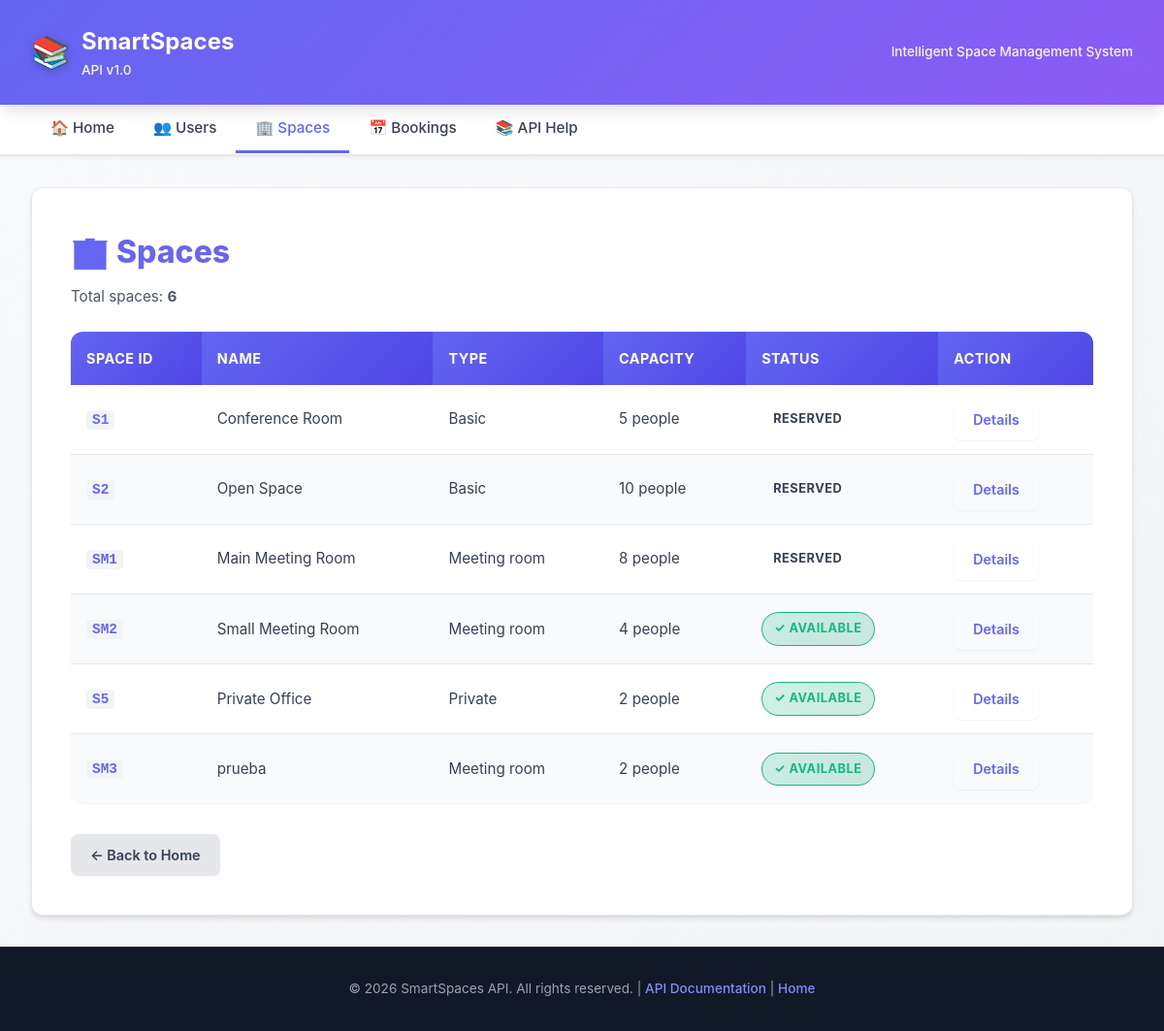
Before: /spaces with the older database file.
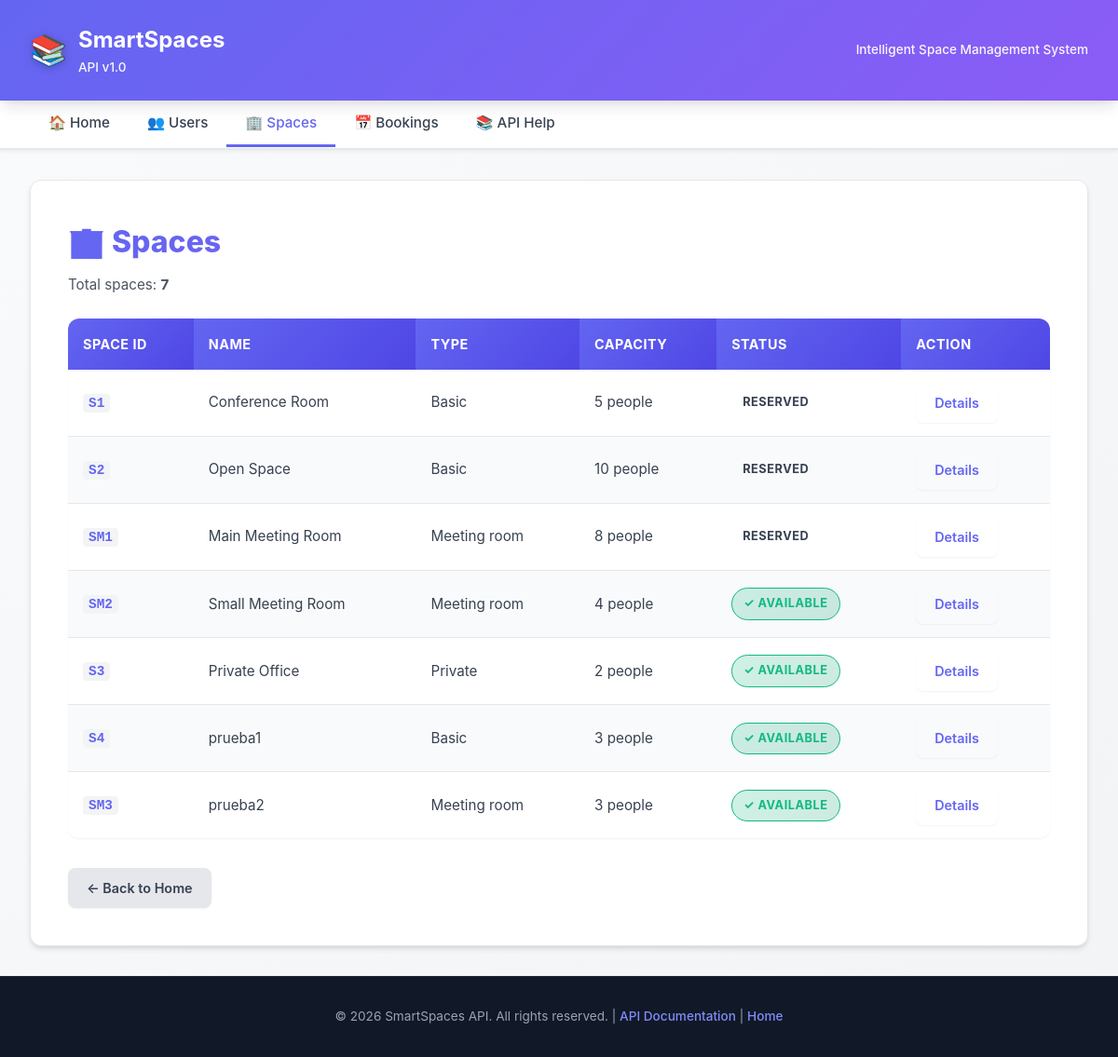
After: the same page with the newer database file.
### tables this page shows
CREATE TABLE spaces (
        space_id     TEXT    PRIMARY KEY,
        space_name   TEXT    NOT NULL,
        capacity     INTEGER NOT NULL,
        space_type   TEXT    NOT NULL,
        space_status TEXT    NOT NULL
    );

CREATE TABLE meeting_rooms (
        space_id          TEXT    PRIMARY KEY,
        room_number       TEXT    NOT NULL,
        floor             INTEGER NOT NULL,
        equipment_list    TEXT    NOT NULL,
        num_power_outlets INTEGER NOT NULL,
        FOREIGN KEY (space_id) REFERENCES spaces(space_id)
               ON DELETE CASCADE
    );

### presentation/app.py (the view)
@app.route("/spaces", methods=["GET"])
def list_spaces():
    try:
        spaces = space_service.list_spaces()
        formatted_spaces = [format_space(s) for s in spaces]
        return render_template('spaces.html', spaces=formatted_spaces)
    except Exception as e:
        logger.error(f"Error al listar espacios: {str(e)}")
        return error_response(f"Error al listar espacios: {str(e)}", 500)

### application/space_service.py (called while the page is built)
    def list_spaces(self):
        return self._space_repo.list()

### domain/space.py (called while the page is built)
    @property
    def space_id(self):
        return self.__space_id

    @property
    def space_name(self):
        return self.__space_name

    @property
    def capacity(self):
        return self.__capacity

    @property
    def space_status(self):
        return self._space_status

    @property
    def space_type(self):
        return self._space_type

### domain/space_meetingroom.py (called while the page is built)
    @property
    def room_number(self):
        return self.__room_number

    @property
    def floor(self):
        return self.__floor

    @property
    def num_power_outlets(self):
        return self.__num_power_outlets

    @property
    def equipment_list(self):
        return list(self.__equipment_list)

    def _validate_room_number(self, room_number):
        if not isinstance(room_number, str) or not room_number.strip(): raise ValueError("Room number must be a non-empty string")

    def _validate_floor(self, floor):
        if not isinstance(floor, int) or floor < 0: raise ValueError("Floor must be a non-negative integer")

    def _validate_num_power_outlets(self, num_power_outlets):
        if not isinstance(num_power_outlets, int) or num_power_outlets < 0: raise ValueError("Number of power outlets must be non-negative")

### infrastructure/space_sqlite_repository.py (called while the page is built)
    def _connect(self):
        conn = sqlite3.connect(self._db_path)
        conn.execute("PRAGMA foreign_keys = ON")
        return conn

### presentation/app.py (called while the page is built)
@app.before_request
def log_request():
    logger.info(f"{request.method} {request.path}")

def format_space(space):
    data = {
        "space_id": space.space_id,
        "space_name": space.space_name,
        "capacity": space.capacity,
        "space_type": space.space_type,
        "space_status": space.space_status,
    }
    if isinstance(space, SpaceMeetingRoom):
        data.update(
            {
                "room_number": space.room_number,
                "floor": space.floor,
                "equipment_list": space.equipment_list,
                "num_power_outlets": space.num_power_outlets,
            }
        )
    return data

### presentation/templates/spaces.html (shortened to what this page needs)
{% extends "base.html" %}
{% block content %}
<h1>🏢 Spaces</h1>
{% if spaces %}
    <p>Total spaces: <strong>{{ spaces|length }}</strong></p>
    <table>
        <thead>
            <tr>
                <th>Space ID</th>
                <th>Name</th>
                <th>Type</th>
                <th>Capacity</th>
                <th>Status</th>
                <th>Action</th>
            </tr>
        </thead>
        <tbody>
            {% for space in spaces %}
            <tr>
                <td><code>{{ space.space_id }}</code></td>
                <td>{{ space.space_name }}</td>
                <td>{{ space.space_type }}</td>
                <td>{{ space.capacity }} people</td>
                <td>
                    {% if space.space_status == 'AVAILABLE' %}
                        <span class="badge active">✓ Available</span>
                    {% elif space.space_status == 'OCCUPIED' %}
                        <span class="badge inactive">Occupied</span>
                    {% else %}
                        <span class="badge">{{ space.space_status }}</span>
                    {% endif %}
                </td>
                <td>
                    <a href="{{ url_for('get_space', space_id=space.space_id) }}" class="btn">Details</a>
                </td>
            </tr>
            {% endfor %}
        </tbody>
    </table>
{% else %}
    <div class="warning-box">
        <strong>⚠️ No spaces found</strong>
    </div>
{% endif %}
<div class="mt-3">
    <a href="{{ url_for('index') }}" class="btn secondary">← Back to Home</a>
</div>
{% endblock %}

### presentation/templates/base.html (shortened to what this page needs)
<!DOCTYPE html>
<html lang="es">
<head>
</head>
<body>
    <header>
        <div class="header-container">
            <a href="{{ url_for('index') }}" class="logo">
                <span class="logo-icon">📚</span>
                <div>
                    <div>SmartSpaces</div>
                    <div class="header-info">API v1.0</div>
                </div>
            </a>
            <div class="header-info">
                Intelligent Space Management System
            </div>
        </div>
    </header>
    <nav>
        <div class="nav-container">
            <a href="{{ url_for('index') }}" class="nav-link" data-endpoint="index">
                🏠 Home
            </a>
            <a href="{{ url_for('list_users') }}" class="nav-link" data-endpoint="list_users">
                👥 Users
            </a>
            <a href="{{ url_for('list_spaces') }}" class="nav-link" data-endpoint="list_spaces">
                🏢 Spaces
            </a>
            <a href="{{ url_for('list_bookings') }}" class="nav-link" data-endpoint="list_bookings">
                📅 Bookings
            </a>
            <a href="{{ url_for('ayuda') }}" class="nav-link" data-endpoint="ayuda">
                📚 API Help
            </a>
        </div>
    </nav>
    <main>
        <div class="container">
            {% block content %}{% endblock %}
        </div>
    </main>
    <footer>
        <p>
            &copy; 2026 SmartSpaces API. All rights reserved. |
            <a href="{{ url_for('ayuda') }}">API Documentation</a> |
            <a href="{{ url_for('index') }}">Home</a>
        </p>
    </footer>
</body>
</html>

Changed rows visible on the page:
removed spaces: space_id "S5", space_name "Private Office", space_type "Private", capacity "2", space_status "✓ AVAILABLE"
added spaces: space_id "S3", space_name "Private Office", space_type "Private", capacity "2", space_status "✓ AVAILABLE"
added spaces: space_id "S4", space_name "prueba1", space_type "Basic", capacity "3", space_status "✓ AVAILABLE"
changed meeting_rooms "SM3": space_name "prueba" → "prueba2"; capacity "2" → "3"
Other visible differences:
{{ spaces|length }}: "6" → "7"
